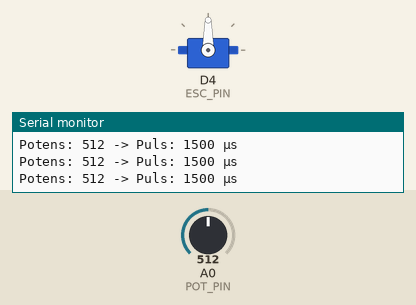
A sketch run on a simulated ESP8266 (NodeMCU). On the bench: servo, the last lines printed to the serial monitor. The inputs (shaded band) are chosen by the test bench; at power-on: A0 (POT_PIN) = 512.

Above: at 4.2 s.
4.3 s: A0 (POT_PIN) set to 716
At 5.5 s:
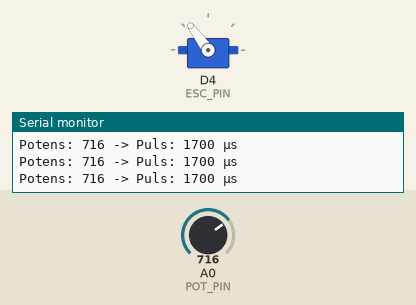
5.8 s: A0 (POT_PIN) set to 900
At 6.9 s:
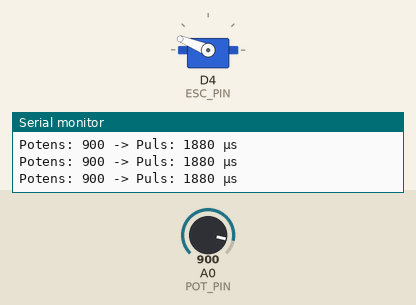
7.3 s: A0 (POT_PIN) set to 1010
At 8.1 s:
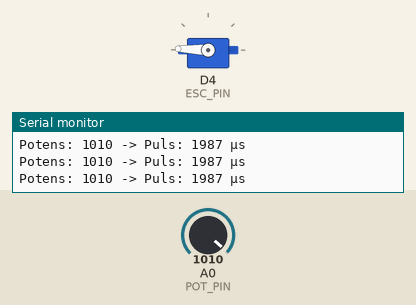
8.8 s: A0 (POT_PIN) set to 1023
At 9.4 s:
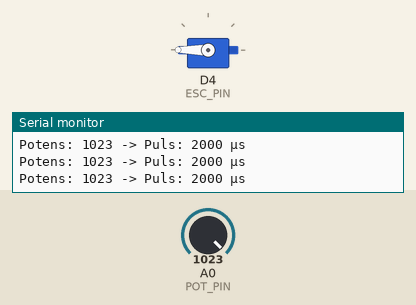
10.3 s: A0 (POT_PIN) set to 306
At 10.7 s:
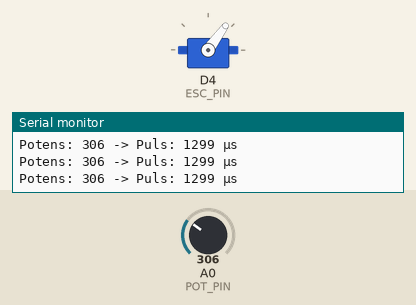
11.8 s: A0 (POT_PIN) set to 511
At 13.2 s:
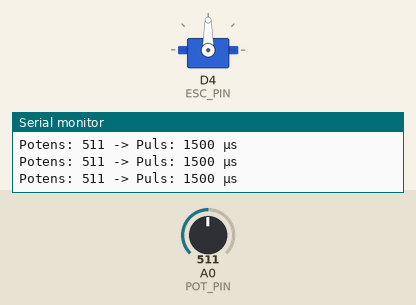
Timing chart, 0 to 14.3 s (numbered marks = the images above; inputs shaded):
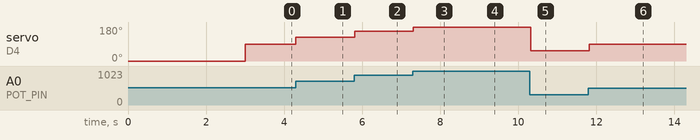

Measured:
- after the input at 4.3 s, servo on D4 (ESC_PIN): 90° → 126° at once
- after the input at 5.8 s, servo on D4 (ESC_PIN): 126° → 158° at once
- after the input at 7.3 s, servo on D4 (ESC_PIN): 158° → 178° at once
- after the input at 8.8 s, servo on D4 (ESC_PIN): 178° → 180° at once
- after the input at 10.3 s, servo on D4 (ESC_PIN): 180° → 54° at once
- after the input at 11.8 s, servo on D4 (ESC_PIN): 54° → 90° at once

The sketch:

Hastighet_kontroll_esc.ino
```cpp
#include <Servo.h>

// Definer pinner
const int ESC_PIN = D4;      // Velg en digital pinne (f.eks. D4/GPIO2)
const int POT_PIN = A0;      // Analog inngang A0

// Definer pulsbreddeområde for ESC (i mikrosekunder)
// Disse verdiene må KANSKJE justeres etter ESC-kalibrering!
const int MIN_PULSE = 1000;  // 1000 µs (Stopp/Minimum gass)
const int MAX_PULSE = 2000;  // 2000 µs (Maksimal gass)
const int START_PULSE = 1000; // Puls for armering (ofte MIN_PULSE)

Servo esc; // Opprett et Servo-objekt for ESC-kontrollen

void setup() {
  Serial.begin(115200);

  // Koble Servo-objektet til den digitale pinnen
  esc.attach(ESC_PIN, MIN_PULSE, MAX_PULSE);

  Serial.println("Starter ESC armeringssekvens...");

  // Første skritt: Armering av ESC (Viktig!)
  // ESC-en må se en "stopp"-kommando (eller lav gass) før den aktiveres.
  esc.writeMicroseconds(START_PULSE);

  Serial.println("Vent 3-5 sekunder mens ESC-en armerer...");
  delay(3000); // Gi ESC-en tid til å starte/armere (ca. 3 sekunder)
  Serial.println("Armering fullført. Klar til kontroll.");
}

void loop() {
  // 1. Les verdien fra potensiometeret
  int analogValue = analogRead(POT_PIN); // Leser 0-1023 (10-bit ADC på ESP8266)

  // 2. Konverter den analoge verdien til ESC-pulsvidden
  // Bruk map() til å konvertere intervallet 0-1023 til 1000-2000 µs.
  int pulseWidth = map(analogValue, 0, 1023, MIN_PULSE, MAX_PULSE);

  // 3. Send pulsbredden til ESC-en
  esc.writeMicroseconds(pulseWidth);

  // Valgfritt: Skriv ut verdiene for feilsøking
  Serial.print("Potens: ");
  Serial.print(analogValue);
  Serial.print(" -> Puls: ");
  Serial.print(pulseWidth);
  Serial.println(" µs");

  delay(20); // Kort forsinkelse for å stabilisere syklusen
}
```
